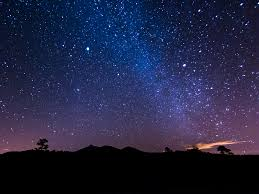
%> input picture HW1/star.jpg, 259 x 194 px
$ octave HW1.m   (GNU Octave 9; MATLAB toolbox functions it lacks are replaced by stand-ins)
%> lines starting %> are read from the running program, lines starting %| are printed output that depends on the picture; in (x1, y1, x2, y2) boxes, pixels count from 0 and x2, y2 are one past the last pixel; in counts of white or black regions, pixels touching at a corner belong together; the program's own positions count from 1
clc, clear, close all

%% 2. Dataset Setup
Im = imread("star.jpg");
%> Im is the input picture: size 194x259x3 uint8; mean R, G, B 34.7, 37.1, 67.8

% Convert Image to matrix of doubles
Im_double = double(Im);

% Display original Image
figure('Name', 'Original'); imshow(Im);

%% 3. RGB -> Grayscale
% Grayscale conversion using formula and Scalar-matrix multiplication
Im2_grayscale = 0.2989*Im_double(:,:,1) + 0.5870*Im_double(:,:,2) + ...
                0.1140*Im_double(:,:,3);
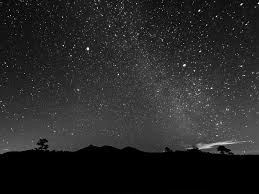
%> Im2_grayscale: size 194x259 double; min 0, max 251.1, mean 39.9

% Convert to a unsigned integers (uint8)
Im2_grayscale = uint8(Im2_grayscale);
%> Im2_grayscale: size 194x259 uint8

% Display and save grayscale Image
figure('Name', 'Grayscaled Image'); imshow(Im2_grayscale);
saveas(gcf(), 'grayscaled.jpg', 'jpg');

%% 4. RGB -> Binary
% Create three binary Images from the grayscaled version using a threshold
% percentage of 25%, 50%, and 75% of the maxImum intensity (255)
percentages = [0.25, 0.50, 0.75];
for percentage = percentages
    % Initialize matrix of 0s
    Im3_binary = zeros(size(Im2_grayscale));

    % Set any pixel value above threshold to 255
    Im3_binary(Im2_grayscale > percentage * 255) = 255;

    % Convert to a unsigned integers (uint8)
    Im3_binary = uint8(Im3_binary);

    % Display and save binary Image
    figureTitle = sprintf('Binary Image (Threshold = %.0f%%)', percentage * 100);
    figure('Name', figureTitle);
    imshow(Im3_binary);

    filePath = sprintf('binary_threshold_%.0f.png', percentage * 100);
    saveas(gcf(), filePath, 'png');
end
%> this loop made 3 passes
%> pass 1, `Im3_binary = uint8(Im3_binary);`:
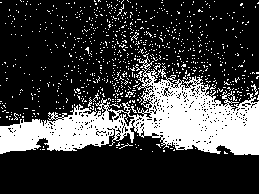
%> Im3_binary: size 194x259 uint8; 24.4% white; 854 white regions (850 under 20 px), largest, box (x1, y1, x2, y2) and area: (0, 56, 259, 155) 10315, (251, 84, 258, 96) 26, (131, 32, 139, 41) 21, (125, 91, 134, 97) 20
%> pass 2, `Im3_binary = uint8(Im3_binary);`:
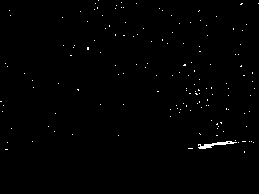
%> Im3_binary: size 194x259 uint8; 0.64% white in thin lines or dots, all inside (x1, y1, x2, y2) = (0, 0, 259, 153)
%> pass 3, `Im3_binary = uint8(Im3_binary);`:
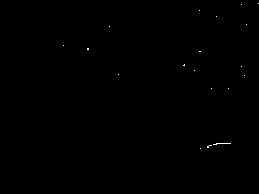
%> Im3_binary: size 194x259 uint8; 0.1% white in thin lines or dots, all inside (x1, y1, x2, y2) = (63, 3, 259, 149)

%% 5. Gamma Correction
% Convert range from 1 to 255 range to 0 to 1
Im4 = double(Im) / 255;

% Define gamma values
gammas = [0.2, 1, 50];

for gamma = gammas
    % Apply gamma correction directly across all channels
    Im4_gamma = Im4 .^ gamma;

    % Convert range back to 0 - 255 and to unsigned integers (uint8)
    Im4_gamma_uint8 = uint8(Im4_gamma * 255);

    % Display gamma corrected image
    figureName = sprintf('Gamma Correction Image (Gamma = %.1f)', gamma);
    figure('Name', figureName);
    imshow(Im4_gamma_uint8);

    % Optionally, save the figure
    filePath = sprintf('gamma_corrected_%.1f.png', gamma);
    saveas(gcf(), filePath, 'png');
end
%> this loop made 3 passes
%> pass 1, `Im4_gamma = Im4 .^ gamma;`:
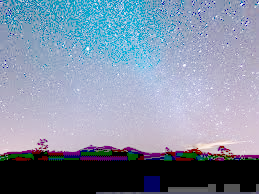
%> Im4_gamma: size 194x259x3 double; mean R, G, B 0.512, 0.558, 0.64


%% 6. Histograms
% Return 1D array for each original color channel + gray image
flatGray = reshape(Im2_grayscale, 1, numel(Im2_grayscale));
flatR = reshape(Im(:,:,1), 1, numel(Im(:,:,1)));
flatG = reshape(Im(:,:,2), 1, numel(Im(:,:,2)));
flatB = reshape(Im(:,:,3), 1, numel(Im(:,:,3)));

% Generate histograms
generate_histogram(flatGray, "Grayscale")
generate_histogram(flatR, "Red")
generate_histogram(flatG, "Green")
generate_histogram(flatB, "Blue")

%% Helper Functions
% Takes in a 1D array and creates a histogram based on pixel values.
function generate_histogram(flatX, channel)
%> called with channel = 'Grayscale'
    % From Lecture 1 Slide 19
    bins = zeros(1,256);
    for val = 0:255
           bins(val+1) = sum(flatX==val);
    end
%> after the loop, bins = 256 values, max 8581 at index 1, min 0 at index 188, mean 196.3
    bins = bins/sum(bins);
%> bins = 256 values, max 0.171 at index 1, min 0 at index 188, mean 0.00391

    % Display and save histogram
    figure; bar(1:256,bins);
    titleStr = sprintf('Histogram of the %s Channel', channel);
    title(titleStr);
    xlabel('bins');
    ylabel('Frequency');
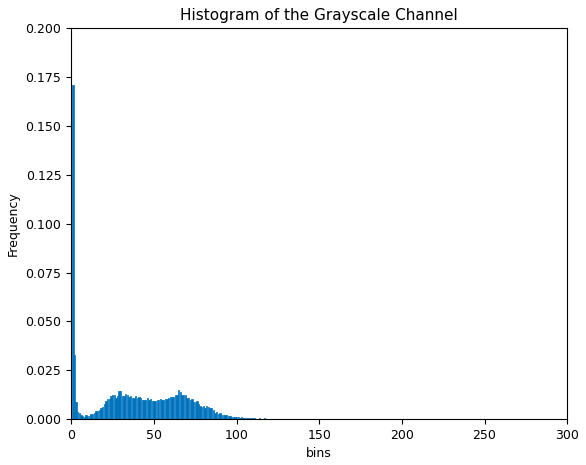
%> figure redrawn from the program's plot data; tallest bar 0.171 high, from x = 0.6 to 1.4
%> call 2 of generate_histogram, with channel = 'Red'
%> after the loop in generate_histogram (call 2), `for val = 0:255`: bins = 256 values, max 11597 at index 1, min 0 at index 167, mean 196.3
%> in generate_histogram (call 2), `bins = bins/sum(bins);`: bins = 256 values, max 0.231 at index 1, min 0 at index 167, mean 0.00391
%> in generate_histogram (call 2), `ylabel('Frequency');`:
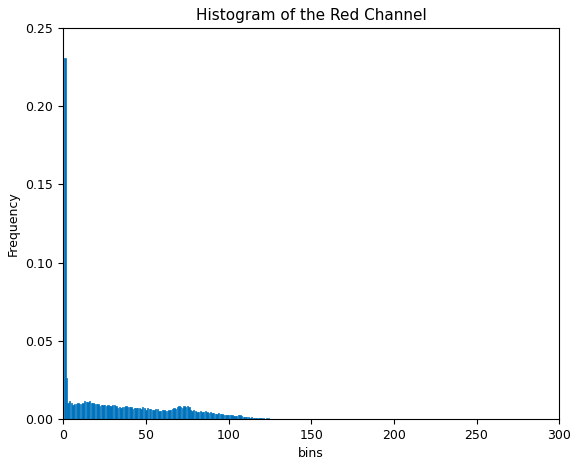
%> figure redrawn from the program's plot data; tallest bar 0.231 high, from x = 0.6 to 1.4
    filePath = sprintf('histogram_%s.jpg', channel);
    saveas(gcf(), filePath, 'jpg');
end
